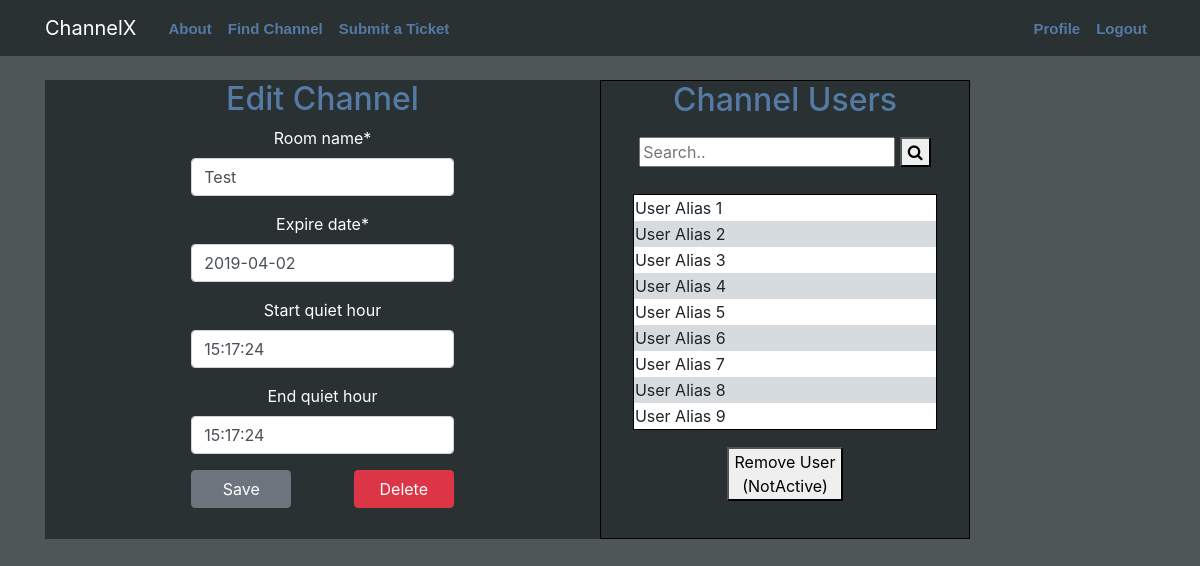
/channel/29/update/ (signed in), run on the app's committed database.
### main/models.py (models this page shows, shortened)
class Channel(models.Model):
    room_name = models.CharField(max_length=30)
    start_life = models.DateField(default=date.today, null=True)
    expire_date = models.DateField(default=date.today, null=True)
    start_quiet_hour = models.TimeField(default=datetime.now, blank=True)
    end_quiet_hour = models.TimeField(default=datetime.now, blank=True)
    room_owner = models.ForeignKey(User, on_delete=models.CASCADE, null=True)

### main/views.py (the view, shortened to what this page needs)
# urls.py: path('channel/<int:pk>/update/', ChannelUpdateView.as_view(), name='channel-update'),
class ChannelUpdateView(LoginRequiredMixin, UserPassesTestMixin, UpdateView):
    model = Channel
    template_name = 'main/channelSettings.html'
    fields = ["room_name", "expire_date", "start_quiet_hour", "end_quiet_hour"]
    def test_func(self):
        channel = self.get_object()
        if self.request.user == channel.room_owner:
            return True
        return False

### main/templates/main/channelSettings.html (shortened to what this page needs)
{% extends "main/base.html" %}
{% block content %}
{% load crispy_forms_tags %}
<div class="container-fluid">
    <div class="row content">
        <div class="col-6" style="text-align:center; background-color:#293132">
            <h2>Edit Channel</h2>
            <div>
                <form class="form-group" method="post" style="color:white; width:100%; padding: 0 25% 10% 25%">
                    {{ form|crispy }}
                    <button style="width:100px; float:left;" type="submit" class="btn btn-secondary">Save</button>
                    <a style="width:100px; float:right;" class="btn btn-danger" href="{% url 'channel-delete' channel.id %}">Delete</a>
                </form>
            </div>
        </div>
        <div class="col-4" style="text-align:center; border: 1px solid black; background-color:#293132">
            <h2 style="text-align: center">Channel Users</h2>
            <div class="search-container" style="padding:10px">
                <form action="/action_page.php">
                <input type="text" placeholder="Search.." name="search">
                <button type="submit"><i class="fa fa-search"></i></button>
                </form>
            </div>
            <section style="padding:5%">
                <div class="table-wrapper-scroll-y" style="border: 1px solid black; background-color:white">
                <table style="width:100%; text-align:left">
                    <tbody>
                    <tr> <td>User Alias 1</td> </tr>
                    <tr> <td>User Alias 2</td> </tr>
                    <tr> <td>User Alias 3</td> </tr>
                    <tr> <td>User Alias 4</td> </tr>
                    <tr> <td>User Alias 5</td> </tr>
                    <tr> <td>User Alias 6</td> </tr>
                    <tr> <td>User Alias 7</td> </tr>
                    <tr> <td>User Alias 8</td> </tr>
                    <tr> <td>User Alias 9</td> </tr>
                    </tbody>
                </table>
                </div>
            </section>
            <p>
                <button class="button">Remove User<br>(NotActive)</button>
            </p>
        </div>
    </div>
</div>
{% endblock content %}

### main/static/main/main.css (style rules this page uses)
body { padding:0; background-color: #4f5657; margin-top: 5rem; }
h1, h2, h3, h4, h5, h6 { color: #547aa5; }
tr:nth-child(even) { background-color: #D6DBDF }

### data on the page
Channel: room_name "Test", expire_date "2019-04-02", start_quiet_hour "15:17:24", end_quiet_hour "15:17:24"
